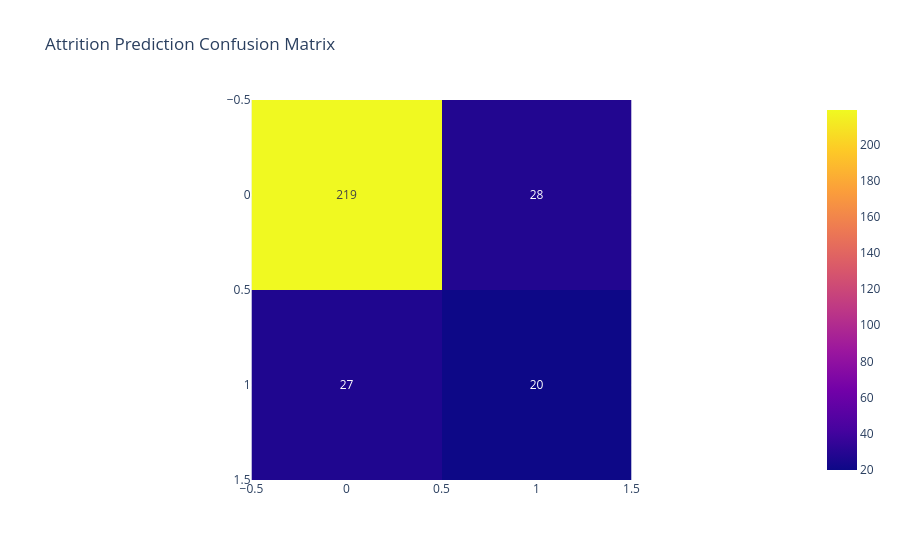

Notebook code cell kept with this figure:
### Code cell
# Confusion matrix visualization
fig = px.imshow(
    cm,
    text_auto=True,
    title="Attrition Prediction Confusion Matrix"
)

fig.show()

### Figure 1 — Plotly figure (JSON) as saved in the notebook; plotly's stock layout.template omitted (floating-point values rounded to 4 significant figures)
{"data": [{"coloraxis": "coloraxis", "hovertemplate": "x: %{x}<br>y: %{y}<br>color: %{z}<extra></extra>", "name": "0", "texttemplate": "%{z}", "type": "heatmap", "xaxis": "x", "yaxis": "y", "z": [[219, 28], [27, 20]]}], "layout": {"coloraxis": {"colorscale": [[0, "#0d0887"], [0.1111, "#46039f"], [0.2222, "#7201a8"], [0.3333, "#9c179e"], [0.4444, "#bd3786"], [0.5556, "#d8576b"], [0.6667, "#ed7953"], [0.7778, "#fb9f3a"], [0.8889, "#fdca26"], [1, "#f0f921"]]}, "title": {"text": "Attrition Prediction Confusion Matrix"}, "xaxis": {"anchor": "y", "constrain": "domain", "domain": [0, 1], "scaleanchor": "y"}, "yaxis": {"anchor": "x", "autorange": "reversed", "constrain": "domain", "domain": [0, 1]}}}
